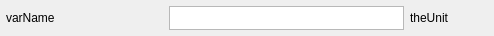
<?xml version="1.0" encoding="UTF-8"?>
<ui version="4.0">
 <class>SCtrDataWidget</class>
 <widget class="QWidget" name="SCtrDataWidget">
  <property name="geometry">
   <rect>
    <x>0</x>
    <y>0</y>
    <width>494</width>
    <height>36</height>
   </rect>
  </property>
  <property name="sizePolicy">
   <sizepolicy hsizetype="Expanding" vsizetype="Fixed">
    <horstretch>0</horstretch>
    <verstretch>0</verstretch>
   </sizepolicy>
  </property>
  <property name="windowTitle">
   <string>Form</string>
  </property>
  <layout class="QHBoxLayout" name="horizontalLayout">
   <property name="spacing">
    <number>-1</number>
   </property>
   <property name="leftMargin">
    <number>6</number>
   </property>
   <property name="topMargin">
    <number>6</number>
   </property>
   <property name="rightMargin">
    <number>6</number>
   </property>
   <property name="bottomMargin">
    <number>6</number>
   </property>
   <item>
    <widget class="QLabel" name="label_varName">
     <property name="sizePolicy">
      <sizepolicy hsizetype="Expanding" vsizetype="Preferred">
       <horstretch>2</horstretch>
       <verstretch>0</verstretch>
      </sizepolicy>
     </property>
     <property name="text">
      <string>varName</string>
     </property>
    </widget>
   </item>
   <item>
    <widget class="QTextEdit" name="txted_theValue">
     <property name="sizePolicy">
      <sizepolicy hsizetype="Expanding" vsizetype="Preferred">
       <horstretch>3</horstretch>
       <verstretch>0</verstretch>
      </sizepolicy>
     </property>
     <property name="minimumSize">
      <size>
       <width>0</width>
       <height>0</height>
      </size>
     </property>
     <property name="maximumSize">
      <size>
       <width>16777215</width>
       <height>24</height>
      </size>
     </property>
    </widget>
   </item>
   <item>
    <widget class="QLabel" name="label_unit">
     <property name="sizePolicy">
      <sizepolicy hsizetype="Expanding" vsizetype="Preferred">
       <horstretch>1</horstretch>
       <verstretch>0</verstretch>
      </sizepolicy>
     </property>
     <property name="text">
      <string>theUnit</string>
     </property>
    </widget>
   </item>
  </layout>
 </widget>
 <resources/>
 <connections>
  <connection>
   <sender>txted_theValue</sender>
   <signal>textChanged()</signal>
   <receiver>SCtrDataWidget</receiver>
   <slot>on_txted_theValue_textChanged()</slot>
   <hints>
    <hint type="sourcelabel">
     <x>260</x>
     <y>39</y>
    </hint>
    <hint type="destinationlabel">
     <x>124</x>
     <y>71</y>
    </hint>
   </hints>
  </connection>
 </connections>
 <slots>
  <slot>on_txted_theValue_textChanged()</slot>
 </slots>
</ui>
